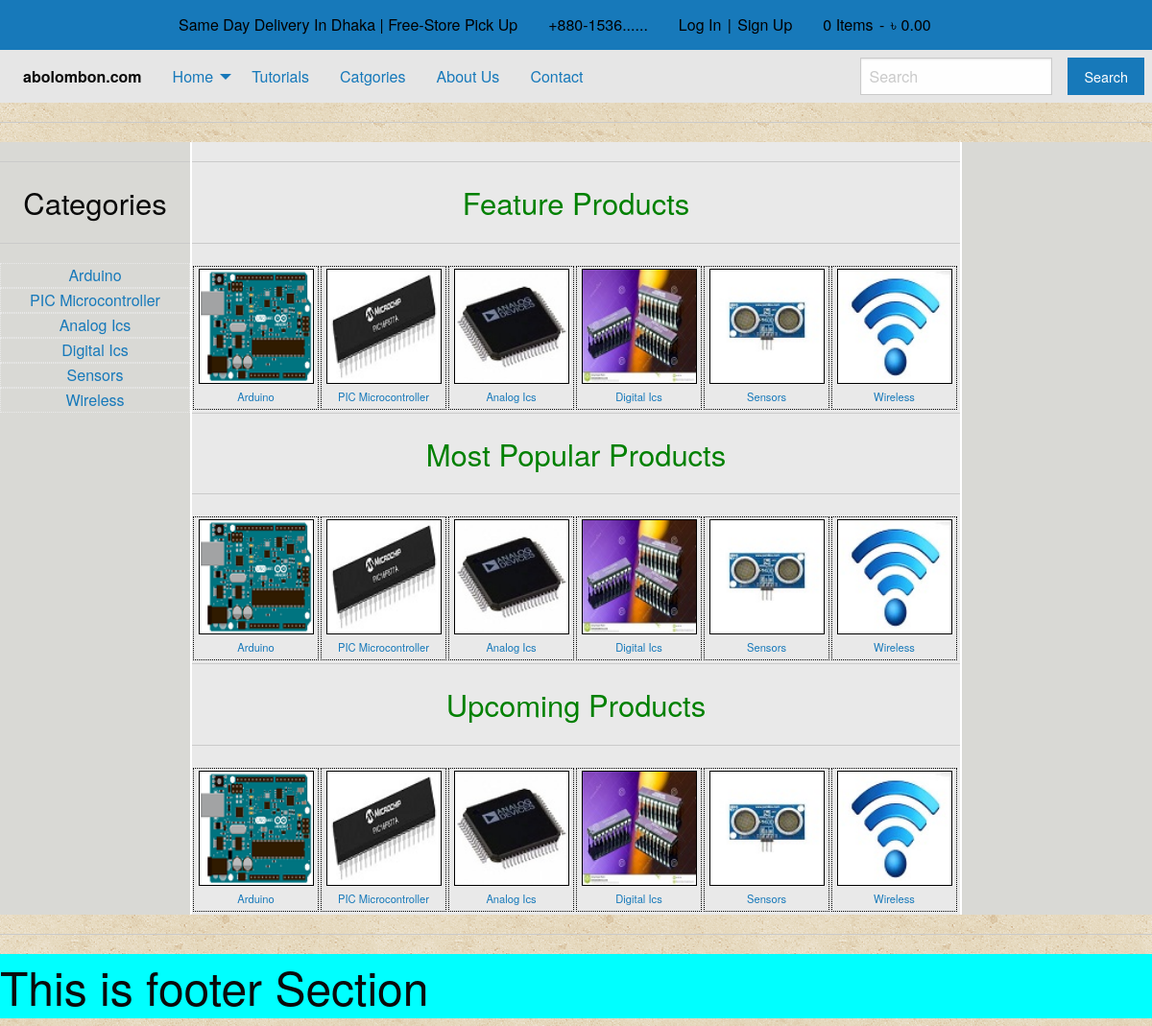
The app's page /website/ with its own data.
### website/models.py (models this page shows, shortened)
class Product_Cat(models.Model):
	name = models.CharField( max_length = 254 )
	image = models.FileField()

### website/views.py (the view)
class IndexView(generic.ListView):
	template_name = 'website/index.html'
	context_object_name = 'productCat'
	def get_queryset(self):
		return Product_Cat.objects.all()

### website/templates/website/index.html (shortened to what this page needs)
{% extends  'website/base.html' %}

### website/templates/website/base.html (shortened to what this page needs)
<!doctype html>
<html class="no-js" lang="en">
	<head>
		{% load staticfiles %}
		<link rel="stylesheet" type="text/css" href="{% static 'website/css/foundation.css' %}">
		<link rel="stylesheet" type="text/css" href="{% static 'website/css/app.css' %}">
	</head>
	<body>
<div class="top-most-bar">
    <ul class="dropdown menu" data-dropdown-menu>
      <li><p>Same Day Delivery In Dhaka | Free-Store Pick Up</p></li>
      <li><a href="#">+880-1536......</a></li>
      <li><a href="logIn" style="padding-right:0; ">Log In</a></li>
        <li><p style="padding:.7rem .4rem;"> | </p></li>
        <li><a href="signUp" style="padding-left:0;">Sign Up</a></li>
      <li><a href="#" style="padding-right:0;">0 Items</a></li>
        <li><p style="padding:.7rem .4rem;"> - </p></li>
        <li><p style="padding:.7rem 0; ">&#2547;</p></li>
        <li><a href="#" style="padding-left:.3rem;">0.00</a></li>
    </ul>
</div>
<div class="top-bar navigation-section" id="responsive-menu">
  <div class="top-bar-left">
    <ul class="dropdown menu" data-dropdown-menu>
      <li class="menu-text">abolombon.com</li>
      <li class="has-submenu">
        <a href="">Home</a>
      </li>
      <li><a href="#">Tutorials</a></li>
      <li><a href="#">Catgories</a></li>
      <li><a href="aboutUs">About Us</a></li>
      <li><a href="contact">Contact</a></li>
    </ul>
  </div>
  <div class="top-bar-right">
    <ul class="menu">
      <li><input type="search" placeholder="Search"></li>
      <li><button type="button" class="button">Search</button></li>
    </ul>
  </div>
</div>
<hr>
<div class="main-section wrapper">
	<div class="grid-x">
		<div class="large-2 left-sidebar">
            <hr>
            <h3>Categories</h3>
            <hr>
            {% for cat in productCat %}
			<a href="{{cat.pk}}">{{cat.name}}</a>
            {% endfor %}
		</div>
		<div class="large-8 middle-section">
            <diV class="feature-products">
            <hr>
                <h3>Feature Products</h3>
            <hr>
                {% for cat in productCat %}
                    <div class="image">
                        <a href="{{cat.pk}}"><img src="{{cat.image.url}}">{{cat.name}}</a>
                    </div>
                {% endfor %}
            </diV>
            <div class="most-popular-products">
            <hr>
                <h3>Most Popular Products</h3>
            <hr>
            {% for cat in productCat %}
                    <div class="image">
                        <a href="{{cat.pk}}"><img src="{{cat.image.url}}">{{cat.name}}</a>
                    </div>
                {% endfor %}
            </div>
            <div class="upcoming-products">
            <hr>
                <h3>Upcoming Products</h3>
            <hr>
            {% for cat in productCat %}
                    <div class="image">
                        <a href="{{cat.pk}}"><img src="{{cat.image.url}}">{{cat.name}}</a>
                    </div>
                {% endfor %}
            </div>
		</div>
		<div class="large-2 right-sidebar">
		</div>
	</div>
</div>
<hr>
<div class="footer-section wrapper">
	<h1>This is footer Section</h1>
</div>
	</body>
</html>

### website/static/website/css/app.css (style rules this page uses)
body { background-image:url('../images/background.png'); }
.wrapper { width: 1200px; margin: auto; }
.top-most-bar .dropdown.menu { background: #1779BA; margin:0 auto; padding: 0 170px; }
.top-most-bar .dropdown.menu p { padding: 0.7rem 1rem; color: #000; margin-bottom: 0; font-size: 1rem; line-height:30px; }
.top-most-bar .dropdown.menu a { padding: 0.7rem 1rem; color: #000; margin-bottom: 0px; font-size: 1rem; line-height:30px; }
.left-sidebar { background: #D9D9D5; text-align: center; border-right: 2px solid white; border-radius:1px; }
.left-sidebar a { display: block; border: .5px dotted #E9E9E9; }
.right-sidebar { background: #D9D9D5; border-left: 2px solid white; }
.middle-section { background: #E9E9E9; text-align: center; }
.middle-section h3 { color: green; }
.middle-section .image { width: 131px; height: 150px; float: left; text-align: center; padding: 2px; border: 1px dotted black; margin: 3px 1px; font-size: .7rem; }
.middle-section .image img { width: 120px; height: 120px; border: 1px solid black; margin-bottom: 5px; }
.footer-section { background: cyan; }

### records on screen
Product_Cat: name "Arduino", image (picture)
Product_Cat: name "PIC Microcontroller", image (picture)
Product_Cat: name "Analog Ics", image (picture)
Product_Cat: name "Digital Ics", image (picture)
Product_Cat: name "Sensors", image (picture)
Product_Cat: name "Wireless", image (picture)
